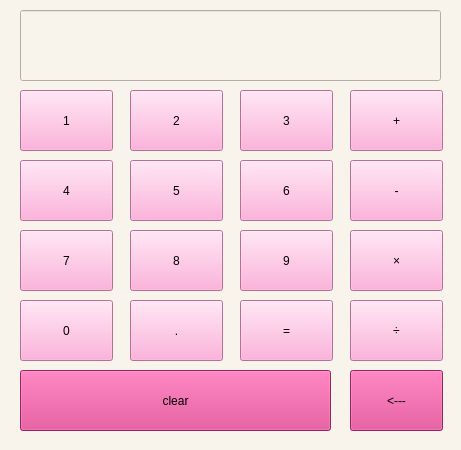
<?xml version="1.0" encoding="UTF-8"?>
<ui version="4.0">
 <class>MainWindow</class>
 <widget class="QMainWindow" name="MainWindow">
  <property name="geometry">
   <rect>
    <x>0</x>
    <y>0</y>
    <width>461</width>
    <height>450</height>
   </rect>
  </property>
  <property name="windowTitle">
   <string>MainWindow</string>
  </property>
  <property name="styleSheet">
   <string notr="true">background-color: rgb(248, 244, 236);
</string>
  </property>
  <widget class="QWidget" name="centralwidget">
   <widget class="QPushButton" name="btn_1">
    <property name="geometry">
     <rect>
      <x>20</x>
      <y>90</y>
      <width>93</width>
      <height>61</height>
     </rect>
    </property>
    <property name="cursor">
     <cursorShape>PointingHandCursor</cursorShape>
    </property>
    <property name="styleSheet">
     <string notr="true">background-color: rgb(255, 155, 210);
font: 10pt &quot;MV Boli&quot;;</string>
    </property>
    <property name="text">
     <string>1</string>
    </property>
   </widget>
   <widget class="QLineEdit" name="txtcalc">
    <property name="geometry">
     <rect>
      <x>20</x>
      <y>10</y>
      <width>421</width>
      <height>71</height>
     </rect>
    </property>
    <property name="styleSheet">
     <string notr="true">background-color: rgb(248, 244, 236);
color: rgb(64, 43, 58);
font: 10pt &quot;MV Boli&quot;;
</string>
    </property>
   </widget>
   <widget class="QPushButton" name="btn_2">
    <property name="geometry">
     <rect>
      <x>130</x>
      <y>90</y>
      <width>93</width>
      <height>61</height>
     </rect>
    </property>
    <property name="cursor">
     <cursorShape>PointingHandCursor</cursorShape>
    </property>
    <property name="styleSheet">
     <string notr="true">background-color: rgb(255, 155, 210);
font: 10pt &quot;MV Boli&quot;;</string>
    </property>
    <property name="text">
     <string>2</string>
    </property>
   </widget>
   <widget class="QPushButton" name="btn_3">
    <property name="geometry">
     <rect>
      <x>240</x>
      <y>90</y>
      <width>93</width>
      <height>61</height>
     </rect>
    </property>
    <property name="cursor">
     <cursorShape>PointingHandCursor</cursorShape>
    </property>
    <property name="styleSheet">
     <string notr="true">background-color: rgb(255, 155, 210);
font: 10pt &quot;MV Boli&quot;;</string>
    </property>
    <property name="text">
     <string>3</string>
    </property>
   </widget>
   <widget class="QPushButton" name="btn_4">
    <property name="geometry">
     <rect>
      <x>20</x>
      <y>160</y>
      <width>93</width>
      <height>61</height>
     </rect>
    </property>
    <property name="cursor">
     <cursorShape>PointingHandCursor</cursorShape>
    </property>
    <property name="styleSheet">
     <string notr="true">background-color: rgb(255, 155, 210);
font: 10pt &quot;MV Boli&quot;;</string>
    </property>
    <property name="text">
     <string>4</string>
    </property>
   </widget>
   <widget class="QPushButton" name="btn_5">
    <property name="geometry">
     <rect>
      <x>130</x>
      <y>160</y>
      <width>93</width>
      <height>61</height>
     </rect>
    </property>
    <property name="cursor">
     <cursorShape>PointingHandCursor</cursorShape>
    </property>
    <property name="styleSheet">
     <string notr="true">background-color: rgb(255, 155, 210);
font: 10pt &quot;MV Boli&quot;;</string>
    </property>
    <property name="text">
     <string>5</string>
    </property>
   </widget>
   <widget class="QPushButton" name="btn_6">
    <property name="geometry">
     <rect>
      <x>240</x>
      <y>160</y>
      <width>93</width>
      <height>61</height>
     </rect>
    </property>
    <property name="cursor">
     <cursorShape>PointingHandCursor</cursorShape>
    </property>
    <property name="styleSheet">
     <string notr="true">background-color: rgb(255, 155, 210);
font: 10pt &quot;MV Boli&quot;;</string>
    </property>
    <property name="text">
     <string>6</string>
    </property>
   </widget>
   <widget class="QPushButton" name="btn_7">
    <property name="geometry">
     <rect>
      <x>20</x>
      <y>230</y>
      <width>93</width>
      <height>61</height>
     </rect>
    </property>
    <property name="cursor">
     <cursorShape>PointingHandCursor</cursorShape>
    </property>
    <property name="styleSheet">
     <string notr="true">background-color: rgb(255, 155, 210);
font: 10pt &quot;MV Boli&quot;;</string>
    </property>
    <property name="text">
     <string>7</string>
    </property>
   </widget>
   <widget class="QPushButton" name="btn_8">
    <property name="geometry">
     <rect>
      <x>130</x>
      <y>230</y>
      <width>93</width>
      <height>61</height>
     </rect>
    </property>
    <property name="cursor">
     <cursorShape>PointingHandCursor</cursorShape>
    </property>
    <property name="styleSheet">
     <string notr="true">background-color: rgb(255, 155, 210);
font: 10pt &quot;MV Boli&quot;;</string>
    </property>
    <property name="text">
     <string>8</string>
    </property>
   </widget>
   <widget class="QPushButton" name="btn_9">
    <property name="geometry">
     <rect>
      <x>240</x>
      <y>230</y>
      <width>93</width>
      <height>61</height>
     </rect>
    </property>
    <property name="cursor">
     <cursorShape>PointingHandCursor</cursorShape>
    </property>
    <property name="styleSheet">
     <string notr="true">background-color: rgb(255, 155, 210);
font: 10pt &quot;MV Boli&quot;;</string>
    </property>
    <property name="text">
     <string>9</string>
    </property>
   </widget>
   <widget class="QPushButton" name="btn_0">
    <property name="geometry">
     <rect>
      <x>20</x>
      <y>300</y>
      <width>93</width>
      <height>61</height>
     </rect>
    </property>
    <property name="cursor">
     <cursorShape>PointingHandCursor</cursorShape>
    </property>
    <property name="styleSheet">
     <string notr="true">background-color: rgb(255, 155, 210);
font: 10pt &quot;MV Boli&quot;;</string>
    </property>
    <property name="text">
     <string>0</string>
    </property>
   </widget>
   <widget class="QPushButton" name="btnpoint">
    <property name="geometry">
     <rect>
      <x>130</x>
      <y>300</y>
      <width>93</width>
      <height>61</height>
     </rect>
    </property>
    <property name="cursor">
     <cursorShape>PointingHandCursor</cursorShape>
    </property>
    <property name="styleSheet">
     <string notr="true">background-color: rgb(255, 155, 210);
font: 10pt &quot;MV Boli&quot;;</string>
    </property>
    <property name="text">
     <string>.</string>
    </property>
   </widget>
   <widget class="QPushButton" name="btnequal">
    <property name="geometry">
     <rect>
      <x>240</x>
      <y>300</y>
      <width>93</width>
      <height>61</height>
     </rect>
    </property>
    <property name="cursor">
     <cursorShape>PointingHandCursor</cursorShape>
    </property>
    <property name="styleSheet">
     <string notr="true">background-color: rgb(255, 155, 210);
font: 10pt &quot;MV Boli&quot;;</string>
    </property>
    <property name="text">
     <string>=</string>
    </property>
   </widget>
   <widget class="QPushButton" name="btnadd">
    <property name="geometry">
     <rect>
      <x>350</x>
      <y>90</y>
      <width>93</width>
      <height>61</height>
     </rect>
    </property>
    <property name="cursor">
     <cursorShape>PointingHandCursor</cursorShape>
    </property>
    <property name="styleSheet">
     <string notr="true">background-color: rgb(255, 155, 210);
font: 10pt &quot;MV Boli&quot;;</string>
    </property>
    <property name="text">
     <string>+</string>
    </property>
   </widget>
   <widget class="QPushButton" name="btnminus">
    <property name="geometry">
     <rect>
      <x>350</x>
      <y>160</y>
      <width>93</width>
      <height>61</height>
     </rect>
    </property>
    <property name="cursor">
     <cursorShape>PointingHandCursor</cursorShape>
    </property>
    <property name="styleSheet">
     <string notr="true">background-color: rgb(255, 155, 210);
font: 10pt &quot;MV Boli&quot;;</string>
    </property>
    <property name="text">
     <string>-</string>
    </property>
   </widget>
   <widget class="QPushButton" name="btnsupply">
    <property name="geometry">
     <rect>
      <x>350</x>
      <y>230</y>
      <width>93</width>
      <height>61</height>
     </rect>
    </property>
    <property name="cursor">
     <cursorShape>PointingHandCursor</cursorShape>
    </property>
    <property name="styleSheet">
     <string notr="true">background-color: rgb(255, 155, 210);
font: 10pt &quot;MV Boli&quot;;</string>
    </property>
    <property name="text">
     <string>×</string>
    </property>
   </widget>
   <widget class="QPushButton" name="btndivide">
    <property name="geometry">
     <rect>
      <x>350</x>
      <y>300</y>
      <width>93</width>
      <height>61</height>
     </rect>
    </property>
    <property name="cursor">
     <cursorShape>PointingHandCursor</cursorShape>
    </property>
    <property name="styleSheet">
     <string notr="true">background-color: rgb(255, 155, 210);
font: 10pt &quot;MV Boli&quot;;</string>
    </property>
    <property name="text">
     <string>÷</string>
    </property>
   </widget>
   <widget class="QPushButton" name="btnclear">
    <property name="geometry">
     <rect>
      <x>20</x>
      <y>370</y>
      <width>311</width>
      <height>61</height>
     </rect>
    </property>
    <property name="cursor">
     <cursorShape>PointingHandCursor</cursorShape>
    </property>
    <property name="styleSheet">
     <string notr="true">background-color: rgb(214, 52, 132);
font: 10pt &quot;MV Boli&quot;;</string>
    </property>
    <property name="text">
     <string>clear</string>
    </property>
   </widget>
   <widget class="QPushButton" name="btnbackspace">
    <property name="geometry">
     <rect>
      <x>350</x>
      <y>370</y>
      <width>93</width>
      <height>61</height>
     </rect>
    </property>
    <property name="cursor">
     <cursorShape>PointingHandCursor</cursorShape>
    </property>
    <property name="styleSheet">
     <string notr="true">background-color: rgb(214, 52, 132);
font: 10pt &quot;MV Boli&quot;;</string>
    </property>
    <property name="text">
     <string>&lt;---</string>
    </property>
   </widget>
  </widget>
 </widget>
 <resources/>
 <connections/>
</ui>
